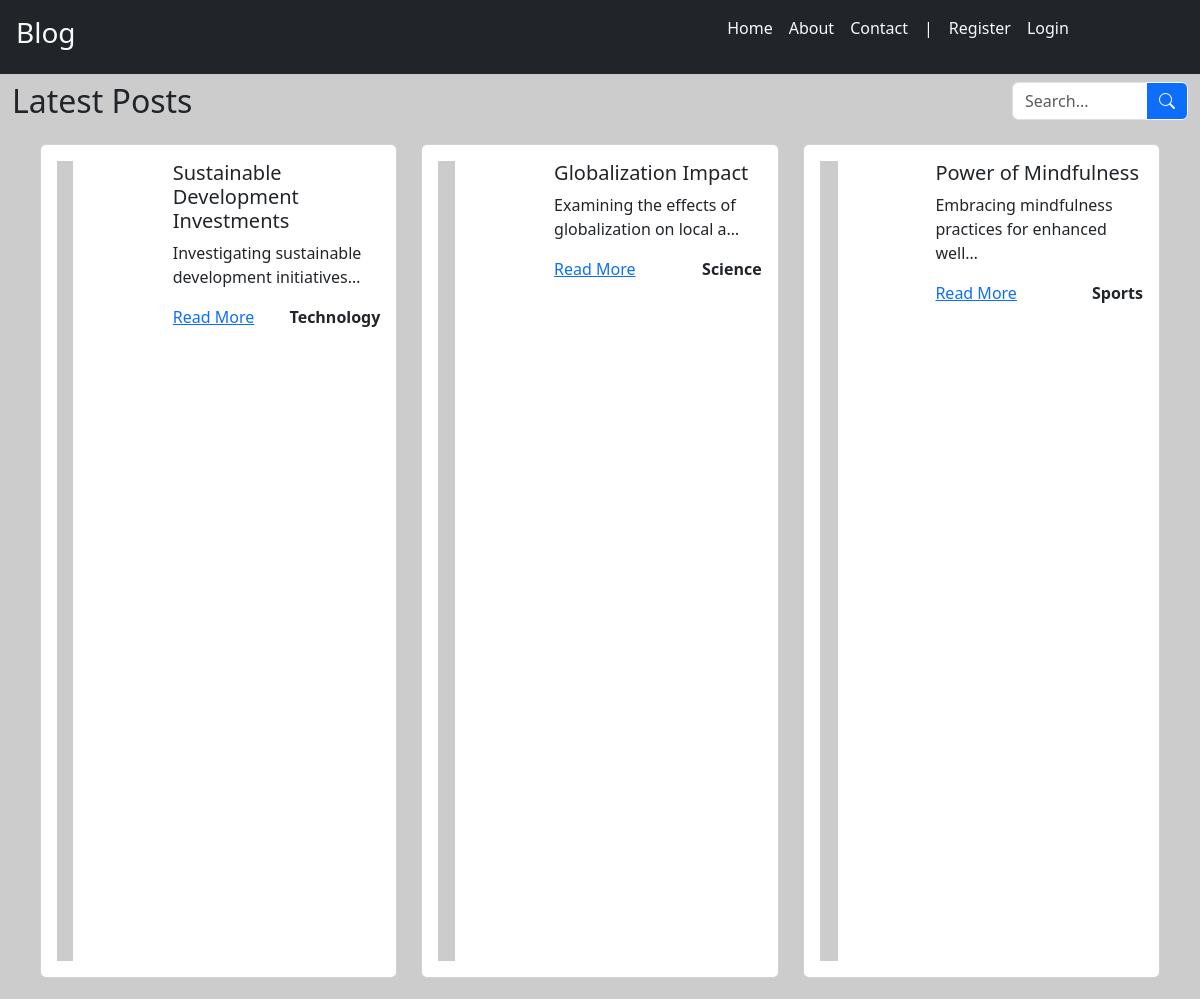
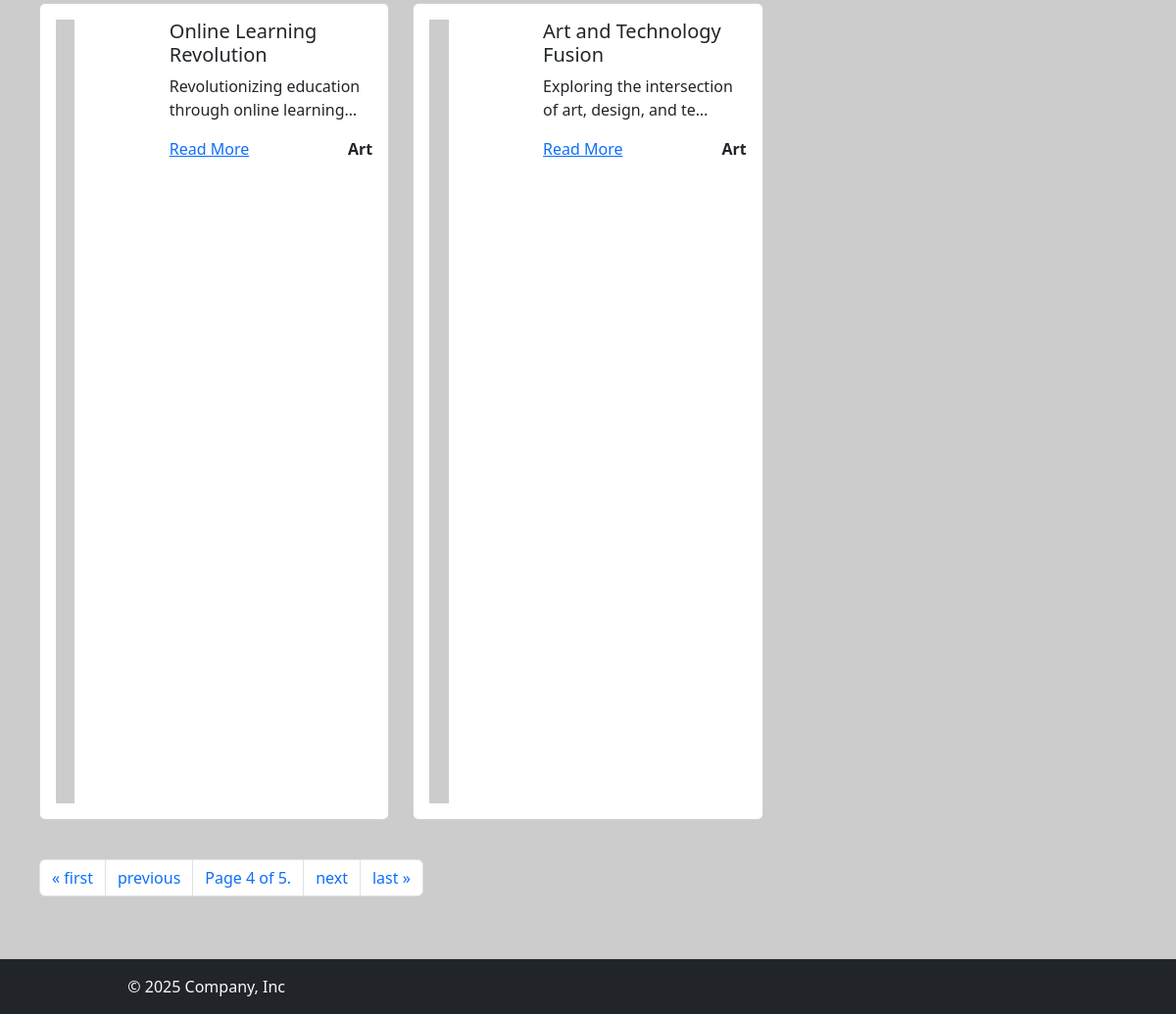
/?page=4, run on the app's committed database (2 pictures, top to bottom).
### blog/models.py (models this page shows, shortened)
class Post(models.Model):
    title = models.CharField(max_length=100)
    content = models.TextField()
    if settings.MACHINE_ENV == "local":
        image = models.ImageField(max_length=500, null=True, blank=True,upload_to="posts/images")
    else:
        image = models.CharField(max_length=500, null=True, blank=True)
    created_at = models.DateTimeField(auto_now_add=True)
    slug = models.SlugField(max_length=255,unique=True)
    category = models.ForeignKey(Category, on_delete=models.CASCADE)
    user = models.ForeignKey(User,on_delete=models.CASCADE,null=True)
    is_published = models.BooleanField(default=False)
    @property
    def formatted_img_url(self):
        url = self.image if self.image.__str__().startswith(('http://','https://')) else self.image.url
        return url

class Category(models.Model):
    name = models.CharField(max_length=100)

### blog/views.py (the view)
# urls.py: path("", views.index, name="index"),
def index(request):
    posts = Post.objects.filter(is_published=True)
    paginator = Paginator(posts, 5)
    pg_number = request.GET.get("page")
    pg_obj = paginator.get_page(pg_number)
    return render(request, "blog/index.html", {"pg_obj": pg_obj})

### blog/templates/blog/index.html (shortened to what this page needs)
{% extends 'blog/base.html'%} {% block content %}
<div class="container-fluid">
  <div class="row my-2">
    <div class="col">
      <h2>Latest Posts</h2>
    </div>
    <div class="col col-sm-5 col-md-3 col-lg-2">
      <div class="input-group">
        <input
          type="text"
          class="form-control"
          placeholder="Search..."
          aria-label="Search"
        />
        <button
          class="btn btn-outline-light btn-primary"
          type="button"
          id="button-search"
        >
          <i class="bi bi-search"></i>
        </button>
      </div>
    </div>
  </div>
  <div class="row m-3">
    {% if pg_obj %} {% for post in pg_obj %}
    <div class="col-12 col-sm-6 col-lg-4 mb-4">
      <div class="card">
        <div class="card-body">
          <div class="row">
            <div class="col-md-4">
              <img src="{{post.formatted_img_url}}" class="img-fluid" alt="..." />
            </div>
            <div class="col-md-8">
              <h5 class="card-title">{{post.title}}</h5>
              <p class="card-text">{{post.content|truncatechars:50}}</p>
              <div class="d-flex justify-content-between">
                <a href="{% url 'blog:detail' slug=post.slug %}">Read More</a>
                <a class="text-decoration-none text-dark fw-bold" href="#"
                  >{{post.category.name}}</a
                >
              </div>
            </div>
          </div>
        </div>
      </div>
    </div>
    {% endfor %}
    <div class="col-12 my-3">
      {% if pg_obj.has_other_pages %}
      <nav aria-label="Page navigation">
        <ul class="pagination">
          {% if pg_obj.has_previous %}
          <li class="page-item">
            <a class="page-link" href="?page=1" aria-label="First">
              <span aria-hidden="true">&laquo; first</span>
            </a>
          </li>
          <li class="page-item">
            <a
              class="page-link"
              href="?page={{pg_obj.previous_page_number}}"
              aria-label="Previous"
            >
              <span aria-hidden="true">previous</span>
            </a>
          </li>
          {% endif %}
          <li class="page-item">
            <span class="page-link"
              >Page {{pg_obj.number}} of {{pg_obj.paginator.num_pages}}.</span
            >
          </li>
          {% if pg_obj.has_next%}
          <li class="page-item">
            <a
              class="page-link"
              href="?page={{pg_obj.next_page_number}}"
              aria-label="Next"
            >
              <span aria-hidden="true">next</span>
            </a>
          </li>
          <li class="page-item">
            <a
              class="page-link"
              href="?page={{pg_obj.paginator.num_pages}}"
              aria-label="Last"
            >
              <span aria-hidden="true">last &raquo;</span>
            </a>
          </li>
          {% endif%}
        </ul>
      </nav>
      {%endif%}
    </div>
    {% else %}
    <p>No post available</p>
    <p>{% endif %}</p>
  </div>
</div>
{% endblock %}

### blog/static/blog/css/style.css (style rules this page uses)
body { background-color: #cccccc; }

### data on the page
Post: title "Sustainable Development Investments", content "Investigating sustainable development initiatives…", category.name "Technology"
Post: title "Globalization Impact", content "Examining the effects of globalization on local a…", category.name "Science"
Post: title "Power of Mindfulness", content "Embracing mindfulness practices for enhanced well…", category.name "Sports"
Post: title "Online Learning Revolution", content "Revolutionizing education through online learning…", category.name "Art"
Post: title "Art and Technology Fusion", content "Exploring the intersection of art, design, and te…", category.name "Art"

### other printed values
{{ pg_obj.number }} "4"
{{ pg_obj.paginator.num_pages }} "5"
